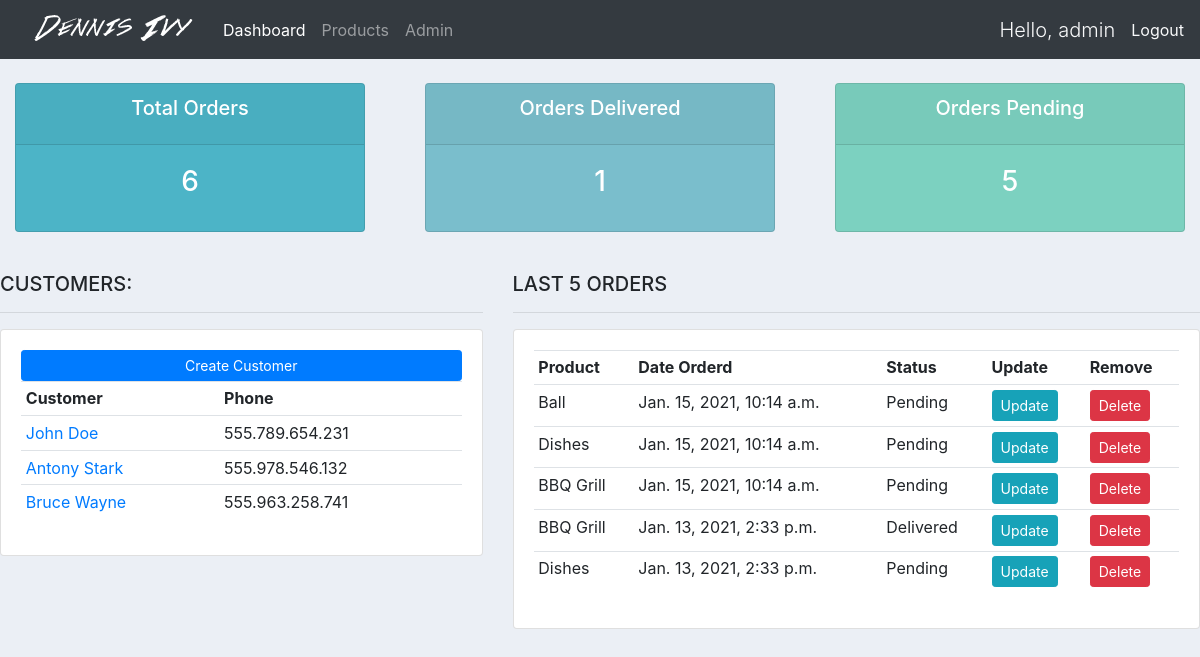
Before: / (signed in) with the older database file.
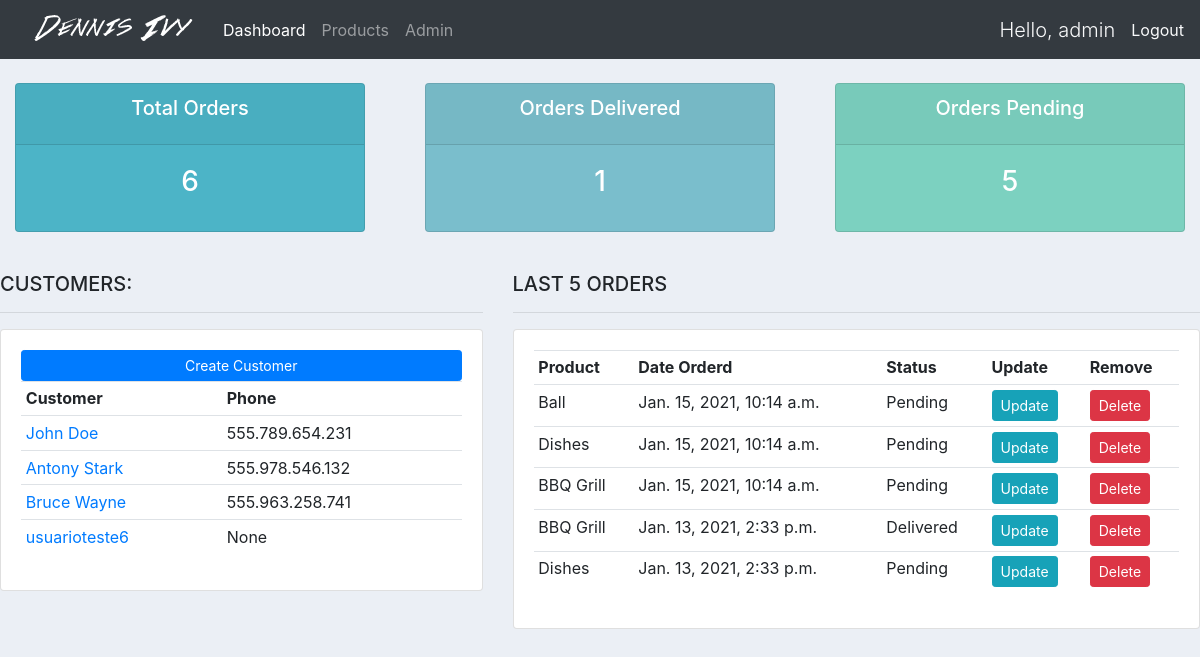
After: the same page with the newer database file.
### accounts/models/customer.py (models this page shows)
class Customer(models.Model):
    user = models.OneToOneField(User, null=True, on_delete=models.CASCADE)
    name = models.CharField(max_length=200, null=True)
    phone = models.CharField(max_length=20, null=True)
    email = models.CharField(max_length=50, null=True)
    profile_picture = models.ImageField(null=True, blank=True)
    date_created = models.DateTimeField(auto_now_add=True)
    def __str__(self):
        return self.name

### accounts/models/order.py (models this page shows, shortened)
class Order(models.Model):
    STATUS = (
        ('Pending', 'Pending'),
        ('Out of delivery', 'Out of delivery'),
        ('Delivered', 'Delivered'),
    )
    status = models.CharField(max_length=25, null=True, choices=STATUS)
    customer = models.ForeignKey(Customer, on_delete=models.SET_NULL, null=True)
    product = models.ForeignKey(Product, on_delete=models.SET_NULL, null=True)
    notes = models.CharField(max_length=200, null=True, blank=True)
    date_created = models.DateTimeField(auto_now_add=True, null=True)

### accounts/models/product.py (models this page shows)
class Product(models.Model):
    CATEGORIES = (
        ('Indoor', 'Indoor'),
        ('Out Door', 'Out Door'),
    )
    name = models.CharField(max_length=200, null=True)
    price = models.FloatField(null=True)
    category = models.CharField(max_length=200, null=True, choices=CATEGORIES)
    description = models.CharField(max_length=200, null=True, blank=True)
    tag = models.ManyToManyField(Tag)
    date_created = models.DateTimeField(auto_now_add=True, null=True)
    def __str__(self):
        return self.name

### accounts/decorators.py (the view)
    def wrapper_method(request, *args, **kwargs):
        user_groups = request.user.groups
        user_group_name = ''
        redirect_for = {
            'admin': view_method(request, *args, **kwargs),
            'customer': redirect('user_page'),
        }
        if user_groups.exists():
            user_group_name = user_groups.all()[0].name
        return redirect_for[user_group_name]

### accounts/views.py (called while the page is built)
@login_required(login_url='login')
@admin_only
def dashboard(request):
    print('entrou no método')
    customers = Customer.objects.all()
    orders = Order.objects.all()
    total_orders = orders.count()
    total_pending_orders = orders.filter(status='Pending').count()
    total_delivered_orders = orders.filter(status='Delivered').count()
    context = {
        'customers': customers,
        'orders': orders.order_by('-date_created')[:5],
        'total_orders': total_orders,
        'total_pending_orders': total_pending_orders,
        'total_delivered_orders': total_delivered_orders,
    }
    return render(request, 'pages/dashboard.html', context)

### accounts/templates/pages/dashboard.html (shortened to what this page needs)
{% extends 'base.html' %}
{% block content %}
{% include 'partials/_status.html' %}
<br>
<div class="row">
    <div class="col-md-5">
        <h5>CUSTOMERS:</h5>
        <hr>
        <div class="card card-body">
            <a
                href=""
                class="btn btn-primary  btn-sm btn-block"
            >Create Customer</a>
            <table class="table table-sm">
                <tr>
                    <th>Customer</th>
                    <th>Phone</th>
                </tr>
                {% for customer in customers %}
                <tr>
                    <td><a href="{% url 'customer' customer.id %}">{{customer}}</a></td>
                    <td>{{customer.phone}}</td>
                </tr>
                {% endfor %}
            </table>
        </div>
    </div>
    <div class="col-md-7">
        <h5>LAST 5 ORDERS</h5>
        <hr>
        <div class="card card-body">
            <table class="table table-sm">
                <tr>
                    <th>Product</th>
                    <th>Date Orderd</th>
                    <th>Status</th>
                    <th>Update</th>
                    <th>Remove</th>
                </tr>
                {% for order in orders %}
                <tr>
                    <td>{{order.product}}</td>
                    <td>{{order.date_created}}</td>
                    <td>{{order.status}}</td>
                    <td>
                        <a
                            href="{% url 'update_order' order.id %}"
                            class="btn btn-sm btn-info"
                        >Update</a>
                    </td>
                    <td>
                        <a
                            href="{% url 'delete_order' order.id %}"
                            class="btn btn-sm btn-danger"
                        >Delete</a>
                    </td>
                </tr>
                {% endfor %}
            </table>
        </div>
    </div>
</div>
{% endblock content %}

### accounts/templates/base.html (shortened to what this page needs)
{% load static %}
<!DOCTYPE html>
<html lang="en">
<head>
    <link rel="stylesheet" href="https://stackpath.bootstrapcdn.com/bootstrap/4.3.1/css/bootstrap.min.css">
    <link rel="stylesheet" href="{% static 'css/main.css' %}">
</head>
<body>
    {% include 'partials/_navbar.html' %}
    {% block content %}{% endblock content %}
</body>
</html>

### accounts/templates/partials/_navbar.html (shortened to what this page needs)
{% load static %}
<nav class="navbar navbar-expand-lg navbar-dark bg-dark">
    <img src="{% static 'images/logo.png' %}" alt="imagem escrito Dennis Ivy com uma fonte diferente">
    <div class="collapse navbar-collapse" id="navbarNav">
      <ul class="navbar-nav">
        {% if request.user.is_staff %}
        <li class="nav-item active">
            <a class="nav-link" href="{% url 'dashboard' %}">Dashboard</a>
        </li>
        <li class="nav-item">
            <a class="nav-link" href="{% url 'products' %}">Products</a>
        </li>
        <li class="nav-item">
            <a class="nav-link" href="/admin">Admin</a>
        </li>
        {% else %}
        <li class="nav-item">
            <a class="nav-link" href="{% url 'profile' %}">Settings</a>
        </li>
        {% endif %}
      </ul>
    </div>
    <span class="text-light lead">Hello, {{request.user}}</span>
    <a href="{% url 'logout' %}" class="ml-3 text-light">Logout</a>
</nav>

### accounts/templates/partials/_status.html
<br>
<div class="row">
    <div class="col">
        <div class="col-md">
            <div class="card text-center text-white  mb-3" id="total-orders">
                <div class="card-header">
                    <h5 class="card-title">Total Orders</h5>
                </div>
                <div class="card-body">
                    <h3 class="card-title">{{total_orders}}</h3>
                </div>
            </div>
        </div>
    </div>
    <div class="col">
        <div class="col-md">
            <div class="card text-center text-white  mb-3" id="orders-delivered">
                <div class="card-header">
                    <h5 class="card-title">Orders Delivered</h5>
                </div>
                <div class="card-body">
                    <h3 class="card-title">{{total_delivered_orders}}</h3>
                </div>
            </div>
        </div>
    </div>
    <div class="col">
        <div class="col-md">
            <div class="card text-center text-white  mb-3" id="orders-pending">
                <div class="card-header">
                    <h5 class="card-title">Orders Pending</h5>
                </div>
                <div class="card-body">
                    <h3 class="card-title">{{total_pending_orders}}</h3>
                </div>
            </div>
        </div>
    </div>
</div>

### static/css/main.css (style rules this page uses)
body { background-color: #ebeff5; }
#total-orders { background-color: #4cb4c7; }
#orders-delivered { background-color: #7abecc; }
#orders-pending { background-color: #7CD1C0; }

Changed rows visible on the page:
added Customer: name "usuarioteste6", phone "None"
